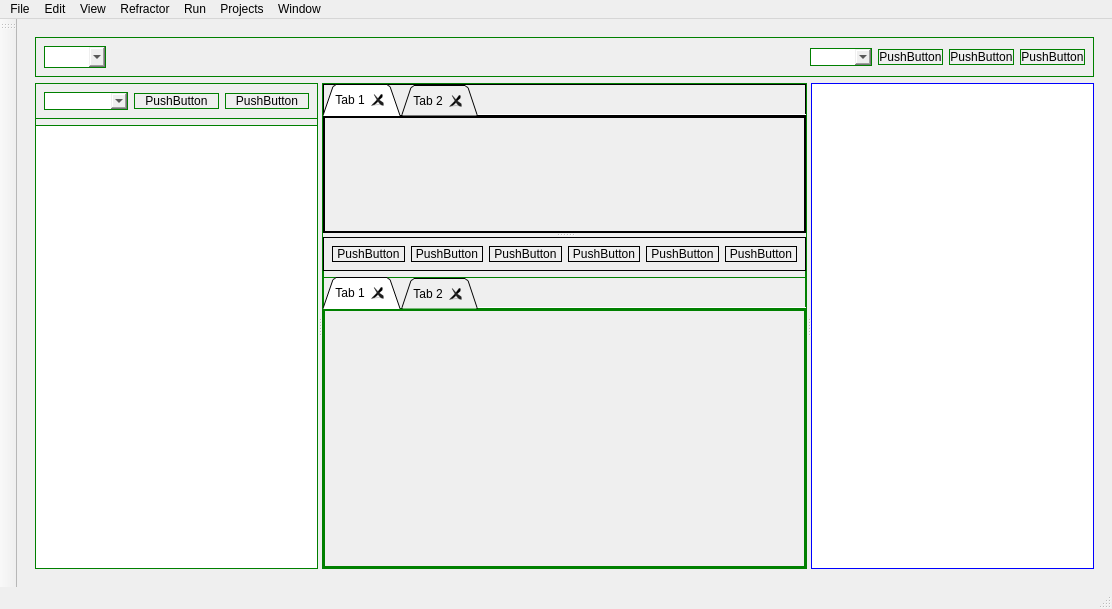
<?xml version="1.0" encoding="UTF-8"?>
<ui version="4.0">
 <class>MainWindow</class>
 <widget class="QMainWindow" name="MainWindow">
  <property name="geometry">
   <rect>
    <x>0</x>
    <y>0</y>
    <width>1112</width>
    <height>609</height>
   </rect>
  </property>
  <property name="windowTitle">
   <string>MainWindow</string>
  </property>
  <widget class="QWidget" name="centralwidget">
   <layout class="QVBoxLayout" name="verticalLayout_6">
    <item>
     <widget class="QWidget" name="widget" native="true">
      <layout class="QVBoxLayout" name="verticalLayout">
       <item>
        <layout class="QVBoxLayout" name="verticalLayout_5">
         <item>
          <widget class="QWidget" name="widget_2" native="true">
           <property name="maximumSize">
            <size>
             <width>16777215</width>
             <height>40</height>
            </size>
           </property>
           <property name="styleSheet">
            <string notr="true">border: 1px solid green</string>
           </property>
           <layout class="QHBoxLayout" name="horizontalLayout">
            <item>
             <widget class="QComboBox" name="comboBox">
              <property name="sizePolicy">
               <sizepolicy hsizetype="Fixed" vsizetype="Fixed">
                <horstretch>0</horstretch>
                <verstretch>0</verstretch>
               </sizepolicy>
              </property>
              <property name="maximumSize">
               <size>
                <width>16777215</width>
                <height>40</height>
               </size>
              </property>
              <property name="mouseTracking">
               <bool>false</bool>
              </property>
             </widget>
            </item>
            <item>
             <spacer name="horizontalSpacer">
              <property name="orientation">
               <enum>Qt::Orientation::Horizontal</enum>
              </property>
              <property name="sizeHint" stdset="0">
               <size>
                <width>921</width>
                <height>20</height>
               </size>
              </property>
             </spacer>
            </item>
            <item>
             <widget class="QComboBox" name="comboBox_2">
              <property name="sizePolicy">
               <sizepolicy hsizetype="Fixed" vsizetype="Fixed">
                <horstretch>0</horstretch>
                <verstretch>0</verstretch>
               </sizepolicy>
              </property>
             </widget>
            </item>
            <item>
             <spacer name="horizontalSpacer_2">
              <property name="orientation">
               <enum>Qt::Orientation::Horizontal</enum>
              </property>
              <property name="sizeHint" stdset="0">
               <size>
                <width>207</width>
                <height>15</height>
               </size>
              </property>
             </spacer>
            </item>
            <item>
             <widget class="QPushButton" name="pushButton">
              <property name="text">
               <string>PushButton</string>
              </property>
             </widget>
            </item>
            <item>
             <spacer name="horizontalSpacer_3">
              <property name="orientation">
               <enum>Qt::Orientation::Horizontal</enum>
              </property>
              <property name="sizeHint" stdset="0">
               <size>
                <width>206</width>
                <height>15</height>
               </size>
              </property>
             </spacer>
            </item>
            <item>
             <widget class="QPushButton" name="pushButton_2">
              <property name="text">
               <string>PushButton</string>
              </property>
             </widget>
            </item>
            <item>
             <spacer name="horizontalSpacer_4">
              <property name="orientation">
               <enum>Qt::Orientation::Horizontal</enum>
              </property>
              <property name="sizeHint" stdset="0">
               <size>
                <width>207</width>
                <height>15</height>
               </size>
              </property>
             </spacer>
            </item>
            <item>
             <widget class="QPushButton" name="pushButton_3">
              <property name="text">
               <string>PushButton</string>
              </property>
             </widget>
            </item>
           </layout>
          </widget>
         </item>
         <item>
          <widget class="QSplitter" name="splitter_2">
           <property name="orientation">
            <enum>Qt::Orientation::Horizontal</enum>
           </property>
           <widget class="QWidget" name="widget_3" native="true">
            <property name="styleSheet">
             <string notr="true">border: 1px solid green</string>
            </property>
            <layout class="QVBoxLayout" name="verticalLayout_2">
             <item>
              <widget class="QWidget" name="widget_4" native="true">
               <layout class="QHBoxLayout" name="horizontalLayout_2">
                <item>
                 <widget class="QComboBox" name="comboBox_3"/>
                </item>
                <item>
                 <widget class="QPushButton" name="pushButton_5">
                  <property name="text">
                   <string>PushButton</string>
                  </property>
                 </widget>
                </item>
                <item>
                 <widget class="QPushButton" name="pushButton_4">
                  <property name="text">
                   <string>PushButton</string>
                  </property>
                 </widget>
                </item>
               </layout>
              </widget>
             </item>
             <item>
              <widget class="QTreeView" name="treeView"/>
             </item>
            </layout>
           </widget>
           <widget class="QWidget" name="widget_5" native="true">
            <property name="styleSheet">
             <string notr="true">border: 1px solid green</string>
            </property>
            <layout class="QVBoxLayout" name="verticalLayout_4">
             <item>
              <widget class="QSplitter" name="splitter">
               <property name="orientation">
                <enum>Qt::Orientation::Vertical</enum>
               </property>
               <widget class="QTabWidget" name="tabWidget">
                <property name="styleSheet">
                 <string notr="true">border: 1px solid black</string>
                </property>
                <property name="tabShape">
                 <enum>QTabWidget::TabShape::Triangular</enum>
                </property>
                <property name="documentMode">
                 <bool>true</bool>
                </property>
                <property name="tabsClosable">
                 <bool>true</bool>
                </property>
                <property name="movable">
                 <bool>true</bool>
                </property>
                <property name="tabBarAutoHide">
                 <bool>true</bool>
                </property>
                <widget class="QWidget" name="tab">
                 <attribute name="title">
                  <string>Tab 1</string>
                 </attribute>
                </widget>
                <widget class="QWidget" name="tab_2">
                 <attribute name="title">
                  <string>Tab 2</string>
                 </attribute>
                </widget>
               </widget>
               <widget class="QWidget" name="widget_6" native="true">
                <layout class="QVBoxLayout" name="verticalLayout_3">
                 <item>
                  <widget class="QWidget" name="widget_7" native="true">
                   <property name="styleSheet">
                    <string notr="true">border: 1px solid black</string>
                   </property>
                   <layout class="QHBoxLayout" name="horizontalLayout_3">
                    <item>
                     <widget class="QPushButton" name="pushButton_6">
                      <property name="text">
                       <string>PushButton</string>
                      </property>
                     </widget>
                    </item>
                    <item>
                     <widget class="QPushButton" name="pushButton_7">
                      <property name="text">
                       <string>PushButton</string>
                      </property>
                     </widget>
                    </item>
                    <item>
                     <widget class="QPushButton" name="pushButton_8">
                      <property name="text">
                       <string>PushButton</string>
                      </property>
                     </widget>
                    </item>
                    <item>
                     <widget class="QPushButton" name="pushButton_9">
                      <property name="text">
                       <string>PushButton</string>
                      </property>
                     </widget>
                    </item>
                    <item>
                     <widget class="QPushButton" name="pushButton_10">
                      <property name="text">
                       <string>PushButton</string>
                      </property>
                     </widget>
                    </item>
                    <item>
                     <widget class="QPushButton" name="pushButton_11">
                      <property name="text">
                       <string>PushButton</string>
                      </property>
                     </widget>
                    </item>
                   </layout>
                  </widget>
                 </item>
                 <item>
                  <widget class="QTabWidget" name="tabWidget_2">
                   <property name="styleSheet">
                    <string notr="true"/>
                   </property>
                   <property name="tabShape">
                    <enum>QTabWidget::TabShape::Triangular</enum>
                   </property>
                   <property name="documentMode">
                    <bool>true</bool>
                   </property>
                   <property name="tabsClosable">
                    <bool>true</bool>
                   </property>
                   <property name="movable">
                    <bool>true</bool>
                   </property>
                   <property name="tabBarAutoHide">
                    <bool>true</bool>
                   </property>
                   <widget class="QWidget" name="tab_3">
                    <attribute name="title">
                     <string>Tab 1</string>
                    </attribute>
                   </widget>
                   <widget class="QWidget" name="tab_4">
                    <attribute name="title">
                     <string>Tab 2</string>
                    </attribute>
                   </widget>
                  </widget>
                 </item>
                </layout>
               </widget>
              </widget>
             </item>
            </layout>
           </widget>
           <widget class="QTableView" name="tableView">
            <property name="styleSheet">
             <string notr="true">border: 1px solid blue</string>
            </property>
           </widget>
          </widget>
         </item>
        </layout>
       </item>
      </layout>
     </widget>
    </item>
   </layout>
  </widget>
  <widget class="QMenuBar" name="menuBar">
   <property name="geometry">
    <rect>
     <x>0</x>
     <y>0</y>
     <width>1112</width>
     <height>26</height>
    </rect>
   </property>
   <widget class="QMenu" name="menuFile">
    <property name="title">
     <string>File</string>
    </property>
   </widget>
   <widget class="QMenu" name="menuEdit">
    <property name="title">
     <string>Edit</string>
    </property>
   </widget>
   <widget class="QMenu" name="menuView">
    <property name="title">
     <string>View</string>
    </property>
   </widget>
   <widget class="QMenu" name="menuRefractor">
    <property name="title">
     <string>Refractor</string>
    </property>
   </widget>
   <widget class="QMenu" name="menuRun">
    <property name="title">
     <string>Run</string>
    </property>
   </widget>
   <widget class="QMenu" name="menuProjects">
    <property name="title">
     <string>Projects</string>
    </property>
   </widget>
   <widget class="QMenu" name="menuWindow">
    <property name="title">
     <string>Window</string>
    </property>
   </widget>
   <addaction name="menuFile"/>
   <addaction name="menuEdit"/>
   <addaction name="menuView"/>
   <addaction name="menuRefractor"/>
   <addaction name="menuRun"/>
   <addaction name="menuProjects"/>
   <addaction name="menuWindow"/>
  </widget>
  <widget class="QToolBar" name="toolBar">
   <property name="windowTitle">
    <string>toolBar</string>
   </property>
   <attribute name="toolBarArea">
    <enum>LeftToolBarArea</enum>
   </attribute>
   <attribute name="toolBarBreak">
    <bool>false</bool>
   </attribute>
  </widget>
  <widget class="QStatusBar" name="statusBar"/>
 </widget>
 <resources/>
 <connections/>
</ui>
